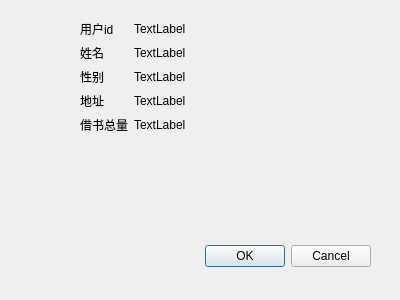
<?xml version="1.0" encoding="UTF-8"?>
<ui version="4.0">
 <class>about</class>
 <widget class="QDialog" name="about">
  <property name="geometry">
   <rect>
    <x>0</x>
    <y>0</y>
    <width>400</width>
    <height>300</height>
   </rect>
  </property>
  <property name="windowTitle">
   <string>Dialog</string>
  </property>
  <widget class="QDialogButtonBox" name="buttonBox">
   <property name="geometry">
    <rect>
     <x>30</x>
     <y>240</y>
     <width>341</width>
     <height>32</height>
    </rect>
   </property>
   <property name="orientation">
    <enum>Qt::Horizontal</enum>
   </property>
   <property name="standardButtons">
    <set>QDialogButtonBox::Cancel|QDialogButtonBox::Ok</set>
   </property>
  </widget>
  <widget class="QWidget" name="">
   <property name="geometry">
    <rect>
     <x>80</x>
     <y>20</y>
     <width>281</width>
     <height>201</height>
    </rect>
   </property>
   <layout class="QFormLayout" name="formLayout">
    <item row="0" column="0">
     <widget class="QLabel" name="label">
      <property name="styleSheet">
       <string notr="true">font: 87 14pt &quot;Arial Black&quot;;</string>
      </property>
      <property name="text">
       <string>用户id</string>
      </property>
     </widget>
    </item>
    <item row="0" column="1">
     <widget class="QLabel" name="label_2">
      <property name="text">
       <string>TextLabel</string>
      </property>
     </widget>
    </item>
    <item row="1" column="0">
     <widget class="QLabel" name="label_3">
      <property name="styleSheet">
       <string notr="true">font: 87 14pt &quot;Arial Black&quot;;</string>
      </property>
      <property name="text">
       <string>姓名</string>
      </property>
     </widget>
    </item>
    <item row="1" column="1">
     <widget class="QLabel" name="label_4">
      <property name="text">
       <string>TextLabel</string>
      </property>
     </widget>
    </item>
    <item row="2" column="0">
     <widget class="QLabel" name="label_5">
      <property name="styleSheet">
       <string notr="true">font: 87 14pt &quot;Arial Black&quot;;</string>
      </property>
      <property name="text">
       <string>性别</string>
      </property>
     </widget>
    </item>
    <item row="2" column="1">
     <widget class="QLabel" name="label_6">
      <property name="text">
       <string>TextLabel</string>
      </property>
     </widget>
    </item>
    <item row="3" column="0">
     <widget class="QLabel" name="label_7">
      <property name="styleSheet">
       <string notr="true">font: 87 14pt &quot;Arial Black&quot;;</string>
      </property>
      <property name="text">
       <string>地址</string>
      </property>
     </widget>
    </item>
    <item row="4" column="0">
     <widget class="QLabel" name="label_9">
      <property name="styleSheet">
       <string notr="true">font: 87 14pt &quot;Arial Black&quot;;</string>
      </property>
      <property name="text">
       <string>借书总量</string>
      </property>
     </widget>
    </item>
    <item row="4" column="1">
     <widget class="QLabel" name="label_10">
      <property name="text">
       <string>TextLabel</string>
      </property>
     </widget>
    </item>
    <item row="3" column="1">
     <widget class="QLabel" name="label_8">
      <property name="text">
       <string>TextLabel</string>
      </property>
     </widget>
    </item>
   </layout>
  </widget>
 </widget>
 <resources/>
 <connections>
  <connection>
   <sender>buttonBox</sender>
   <signal>accepted()</signal>
   <receiver>about</receiver>
   <slot>accept()</slot>
   <hints>
    <hint type="sourcelabel">
     <x>248</x>
     <y>254</y>
    </hint>
    <hint type="destinationlabel">
     <x>157</x>
     <y>274</y>
    </hint>
   </hints>
  </connection>
  <connection>
   <sender>buttonBox</sender>
   <signal>rejected()</signal>
   <receiver>about</receiver>
   <slot>reject()</slot>
   <hints>
    <hint type="sourcelabel">
     <x>316</x>
     <y>260</y>
    </hint>
    <hint type="destinationlabel">
     <x>286</x>
     <y>274</y>
    </hint>
   </hints>
  </connection>
 </connections>
</ui>
